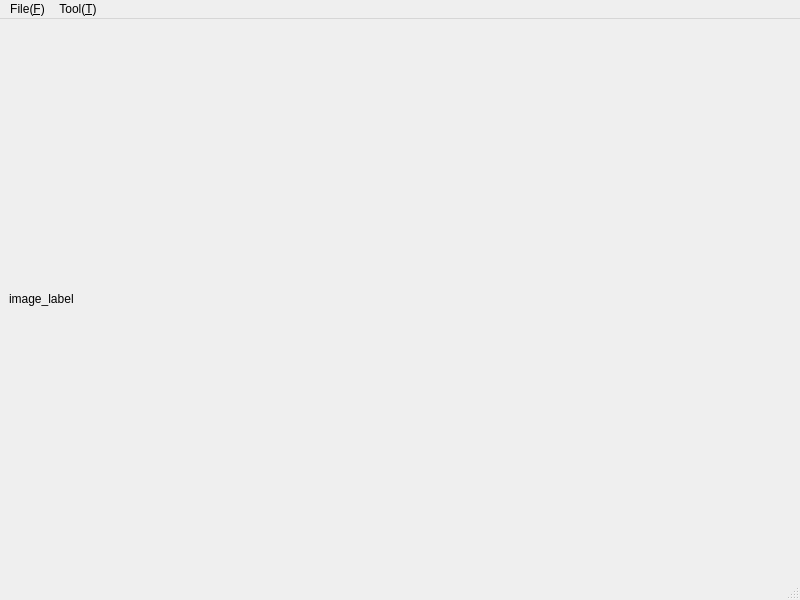
<?xml version="1.0" encoding="UTF-8"?>
<ui version="4.0">
 <class>MainWindow</class>
 <widget class="QMainWindow" name="MainWindow">
  <property name="geometry">
   <rect>
    <x>0</x>
    <y>0</y>
    <width>800</width>
    <height>600</height>
   </rect>
  </property>
  <property name="windowTitle">
   <string>ImageTool</string>
  </property>
  <widget class="QWidget" name="centralwidget">
   <layout class="QHBoxLayout" name="horizontalLayout">
    <item>
     <widget class="QLabel" name="label_image">
      <property name="text">
       <string>image_label</string>
      </property>
     </widget>
    </item>
   </layout>
  </widget>
  <widget class="QMenuBar" name="menubar">
   <property name="geometry">
    <rect>
     <x>0</x>
     <y>0</y>
     <width>800</width>
     <height>20</height>
    </rect>
   </property>
   <widget class="QMenu" name="menuFile_F">
    <property name="title">
     <string>File(&amp;F)</string>
    </property>
    <addaction name="action_file_new"/>
    <addaction name="action_file_open"/>
    <addaction name="action_file_save"/>
    <addaction name="action_file_save_as"/>
   </widget>
   <widget class="QMenu" name="menuTool_T">
    <property name="title">
     <string>Tool(&amp;T)</string>
    </property>
    <addaction name="action_tool_resize"/>
   </widget>
   <addaction name="menuFile_F"/>
   <addaction name="menuTool_T"/>
  </widget>
  <widget class="QStatusBar" name="statusbar"/>
  <action name="action_file_new">
   <property name="text">
    <string>New(N)</string>
   </property>
  </action>
  <action name="action_file_open">
   <property name="text">
    <string>Open(&amp;O)</string>
   </property>
  </action>
  <action name="action_file_save">
   <property name="text">
    <string>Save(&amp;S)</string>
   </property>
  </action>
  <action name="action_file_save_as">
   <property name="text">
    <string>Save As(&amp;A)</string>
   </property>
  </action>
  <action name="action_tool_resize">
   <property name="text">
    <string>Resize(&amp;R)</string>
   </property>
  </action>
 </widget>
 <resources/>
 <connections/>
</ui>
